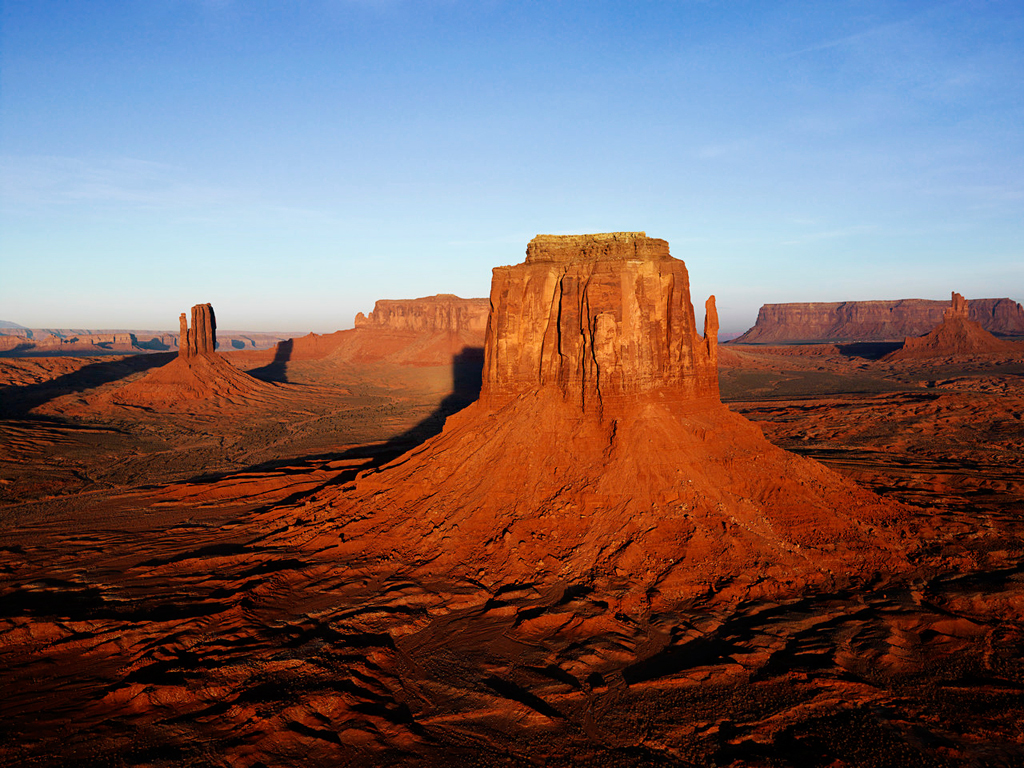
#> input picture CV/test.jpg, 1024 x 768 px
$ python cvsmooth.py
#> lines starting #> are read from the running program, lines starting #| are printed output that depends on the picture
import cv2
import matplotlib.pyplot as plt
import numpy as np

img = cv2.imread('./test.jpg')
#> img is the input picture: shape (768, 1024, 3); mean B, G, R 100.1, 99.2, 119.4

# 低通滤波可用来去噪平滑，高通滤波可用来寻找边缘
kernel = np.ones((5,5),np.float32)/25
dst = cv2.filter2D(img,-1,kernel)
# plt.subplot(1,2,1),plt.imshow(img)
# plt.subplot(1,2,2),plt.imshow(dst)
# plt.show()

# averaging
blur1 = cv2.blur(img,(6,6))
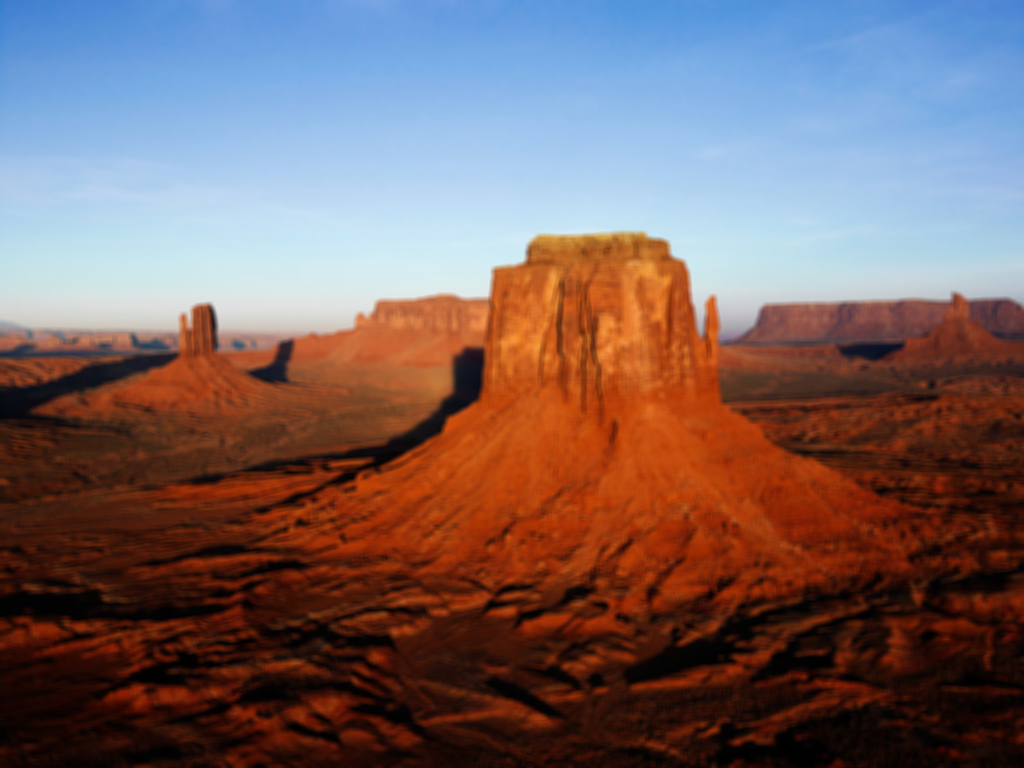
#> blur1: shape (768, 1024, 3); mean B, G, R 100.2, 99.3, 119.4
# Gaussian (高斯核必须为正而且是奇数)
blur2 = cv2.GaussianBlur(img,(9,9),0)
# median
blur3 = cv2.medianBlur(img,7)
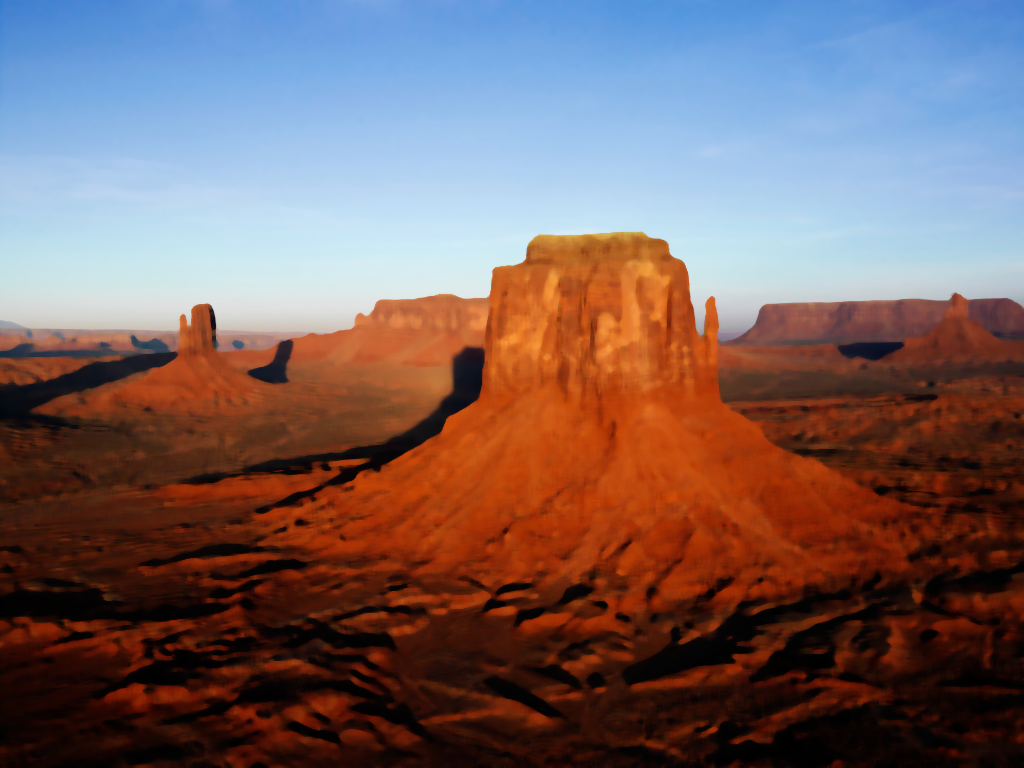
#> blur3: shape (768, 1024, 3); mean B, G, R 99.7, 98.8, 119.3
# bilateral (双边滤波，有利于保存边缘，是具有像素强度差异的高斯滤波)
blur4 = cv2.bilateralFilter(img,9,75,75)

plt.subplot(2,2,1),plt.imshow(blur1),plt.title('averge')
plt.subplot(2,2,2),plt.imshow(blur2),plt.title('Gaussian')
plt.subplot(2,2,3),plt.imshow(blur3),plt.title('median')
plt.subplot(2,2,4),plt.imshow(blur4),plt.title('bilateral')
plt.show()
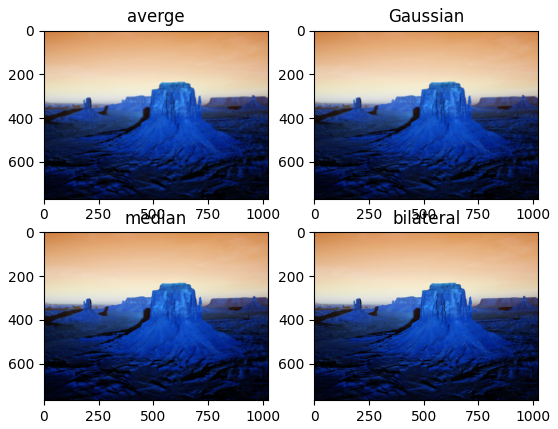
#> figure drawn by matplotlib, 4 panels; B, G, R data is drawn as R, G, B
cv2.waitKey(0)
